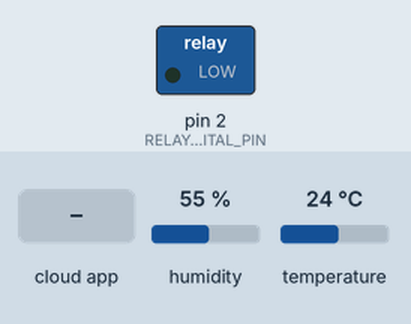
A sketch run on a simulated Arduino Uno, built for the host (arithmetic inside an expression is 32-bit, double 64-bit). Shown: switched loads named in the sketch (green lamp = pin HIGH). Inputs (shaded band) come from the test bench; at power-on: humidity 55 %, temperature 24 °C. What the sketch prints to the serial monitor is not drawn.

Above: at 2.7 s.
2.8 s: the phone or cloud app sets 3 to 0
At 3.4 s:
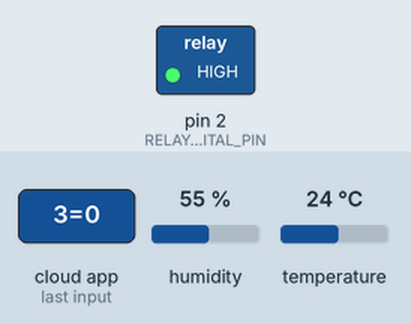
4.3 s: the phone or cloud app sets 3 to 1
At 5.7 s:
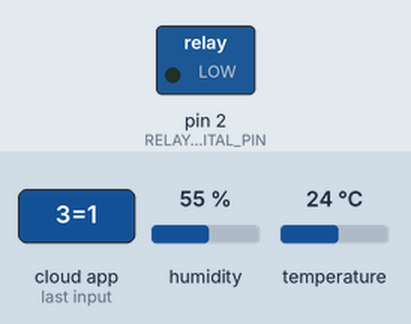
Timing chart, 0 to 7.3 s (numbered marks = the images above; inputs shaded):
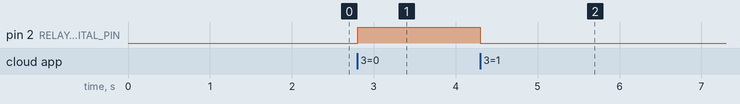

The sketch:

1b.ino
```cpp
/*
Cayenne Ethernet Example

This sketch connects to the Cayenne server using an Arduino Ethernet Shield W5100
and runs the main communication loop.

The Cayenne Library is required to run this sketch. If you have not already done so you can install it from the Arduino IDE Library Manager.

Steps:
1. Set the token variable to match the Arduino token from the Dashboard.
2. Compile and upload this sketch.

For Cayenne Dashboard widgets using digital or analog pins this sketch will automatically
send data on those pins to the Cayenne server. If the widgets use Virtual Pins, data
should be sent to those pins using virtualWrites. Examples for sending and receiving
Virtual Pin data are under the Basics folder.
*/

//#define CAYENNE_DEBUG         // Uncomment to show debug messages
#define CAYENNE_PRINT Serial  // Comment this out to disable prints and save space
#include <CayenneEthernet.h>

// Cayenne authentication token. This should be obtained from the Cayenne Dashboard.
char token[] = "bla bla";

#include <DHT.h>
#define DHTPIN 14 // what pin we're connected to 14 (A0)
// note GPIO5 is D1 at NodeMCU - http://www.14core.com/wp-content/uploads/2015/06/Node-MCU-Pin-Out-Diagram1.png
//#define DHTTYPE DHT11   // DHT 11
#define DHTTYPE DHT22   // DHT 22
DHT dht(DHTPIN, DHTTYPE,11);
float t, h;

#define VIRTUAL_PIN 3
#define RELAY_DIGITAL_PIN 2

void setup()
{
  Serial.begin(9600);
  Serial.println();
  Serial.println("Arduino Uno & W5100 - Cayenne IoT");
  dht.begin();
 // set digital pin to output
  pinMode(RELAY_DIGITAL_PIN, OUTPUT);

  Cayenne.begin(token);
  h = dht.readHumidity();
  t = dht.readTemperature();
  Serial.print("Temperature: ");
  Serial.print(t);
  Serial.print(" degrees Celcius Humidity: ");
  Serial.println(h);
}

void loop()
{
  Cayenne.run();

}

// This function is called when the Cayenne widget requests data for the Virtual Pin.
CAYENNE_OUT(VIRTUAL_PIN)
{
  h = dht.readHumidity();
  t = dht.readTemperature();
  Cayenne.celsiusWrite(1, t);
  Cayenne.virtualWrite(2, h);
  Serial.print("Temperature: ");
  Serial.print(t);
  Serial.print(" degrees Celcius Humidity: ");
  Serial.println(h);
}

CAYENNE_IN(VIRTUAL_PIN)
{
  // get value sent from dashboard
  int currentValue = getValue.asInt(); // 0 to 1

  // assuming you wire your relay as normally open
  if (currentValue == 0) {
    digitalWrite(RELAY_DIGITAL_PIN, HIGH);
  } else {
    digitalWrite(RELAY_DIGITAL_PIN, LOW);
  }
}
```

Measured:
- after the input at 2.8 s, pin 2 (RELAY_DIGITAL_PIN): LOW → HIGH at once
- after the input at 4.3 s, pin 2 (RELAY_DIGITAL_PIN): HIGH → LOW at once
